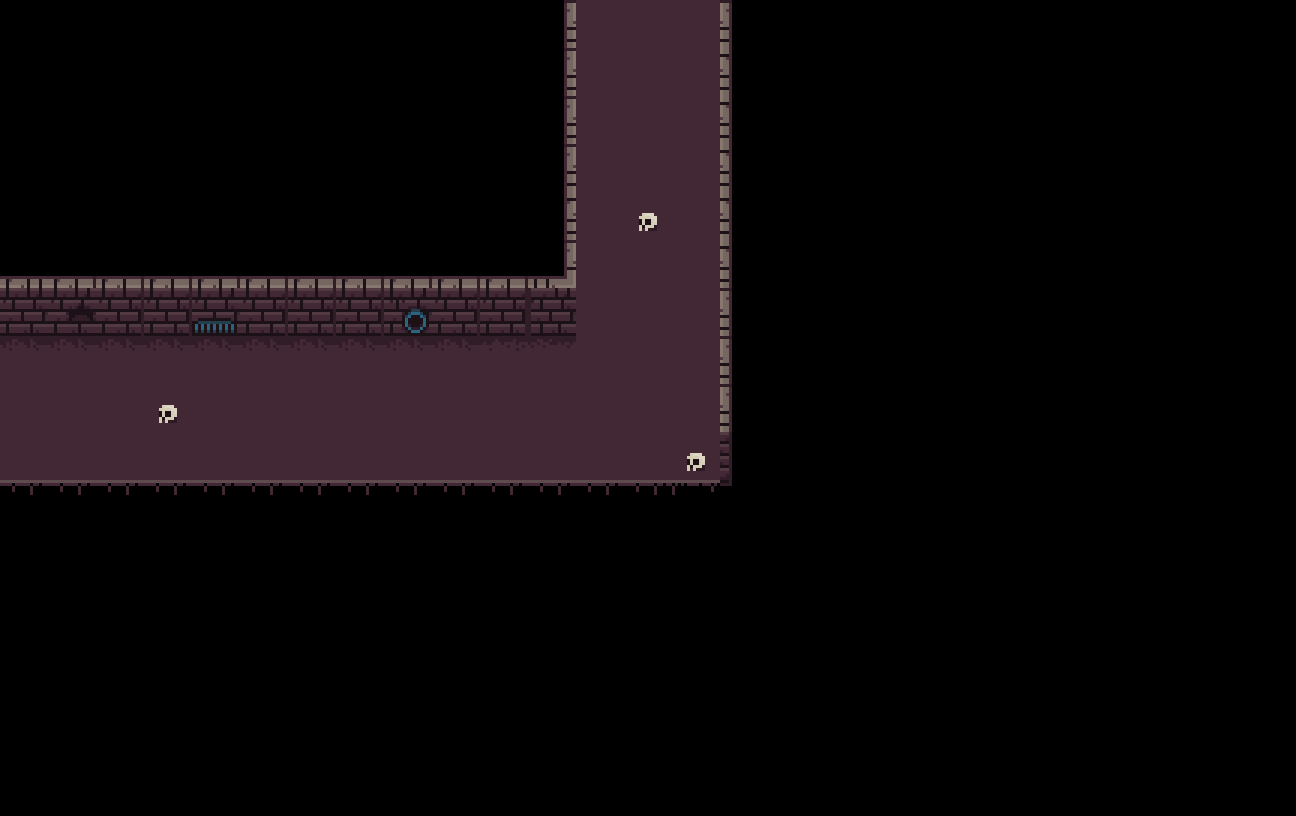

This game map was drawn from its Tiled (.tmx) file and the tilesets committed beside it. A one-line description and the trimmed map source follow:
An orthogonal 27x17 tile map with 48x48 px tiles, 7 tile layers (suelo, paredes, Capa de patrones 4, Capa de patrones 5, ...).

<map version="1.0" tiledversion="1.1.4" orientation="orthogonal" renderorder="right-down" width="27" height="17" tilewidth="48" tileheight="48" infinite="0" nextobjectid="1">
 <tileset firstgid="1" name="tileModificadox3" tilewidth="48" tileheight="48" tilecount="256" columns="16">
  <image source="tileModificadox3.png" width="768" height="768" />
 </tileset>
 <layer name="suelo" width="27" height="17">
  <data>[459 cells, 66 non-empty, 5 distinct tile ids]</data>
 </layer>
 <layer name="paredes" width="27" height="17">
  <data>[459 cells, 55 non-empty, 17 distinct tile ids]</data>
 </layer>
 <layer name="Capa de patrones 4" width="27" height="17">
  <data>[459 cells, 0 non-empty, 0 distinct tile ids]</data>
 </layer>
 <layer name="Capa de patrones 5" width="27" height="17">
  <data>[459 cells, 0 non-empty, 0 distinct tile ids]</data>
 </layer>
 <layer name="Capa de patrones 6" width="27" height="17">
  <data>[459 cells, 0 non-empty, 0 distinct tile ids]</data>
 </layer>
 <layer name="Capa de patrones 7" width="27" height="17">
  <data>[459 cells, 0 non-empty, 0 distinct tile ids]</data>
 </layer>
 <layer name="capaExtra" width="27" height="17">
  <data>[459 cells, 0 non-empty, 0 distinct tile ids]</data>
 </layer>
</map>
